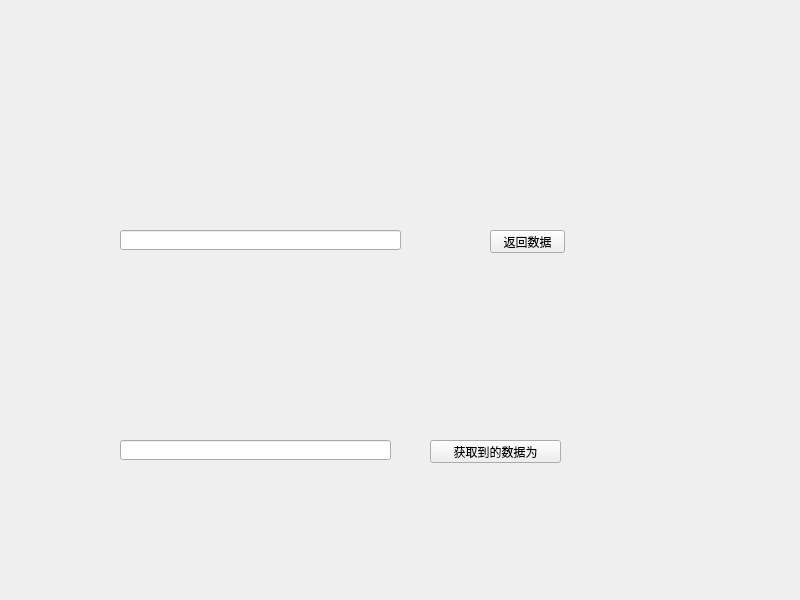
<?xml version="1.0" encoding="UTF-8"?>
<ui version="4.0">
 <class>MainWindow</class>
 <widget class="QMainWindow" name="MainWindow">
  <property name="geometry">
   <rect>
    <x>0</x>
    <y>0</y>
    <width>800</width>
    <height>600</height>
   </rect>
  </property>
  <property name="windowTitle">
   <string>MainWindow</string>
  </property>
  <widget class="QWidget" name="centralwidget">
   <widget class="QLineEdit" name="lineEdit">
    <property name="geometry">
     <rect>
      <x>120</x>
      <y>230</y>
      <width>281</width>
      <height>20</height>
     </rect>
    </property>
   </widget>
   <widget class="QPushButton" name="pushButton">
    <property name="geometry">
     <rect>
      <x>490</x>
      <y>230</y>
      <width>75</width>
      <height>23</height>
     </rect>
    </property>
    <property name="text">
     <string>返回数据</string>
    </property>
   </widget>
   <widget class="QLineEdit" name="lineEdit_2">
    <property name="geometry">
     <rect>
      <x>120</x>
      <y>440</y>
      <width>271</width>
      <height>20</height>
     </rect>
    </property>
   </widget>
   <widget class="QPushButton" name="pushButton_2">
    <property name="geometry">
     <rect>
      <x>430</x>
      <y>440</y>
      <width>131</width>
      <height>23</height>
     </rect>
    </property>
    <property name="text">
     <string>获取到的数据为</string>
    </property>
   </widget>
  </widget>
 </widget>
 <resources/>
 <connections/>
</ui>
